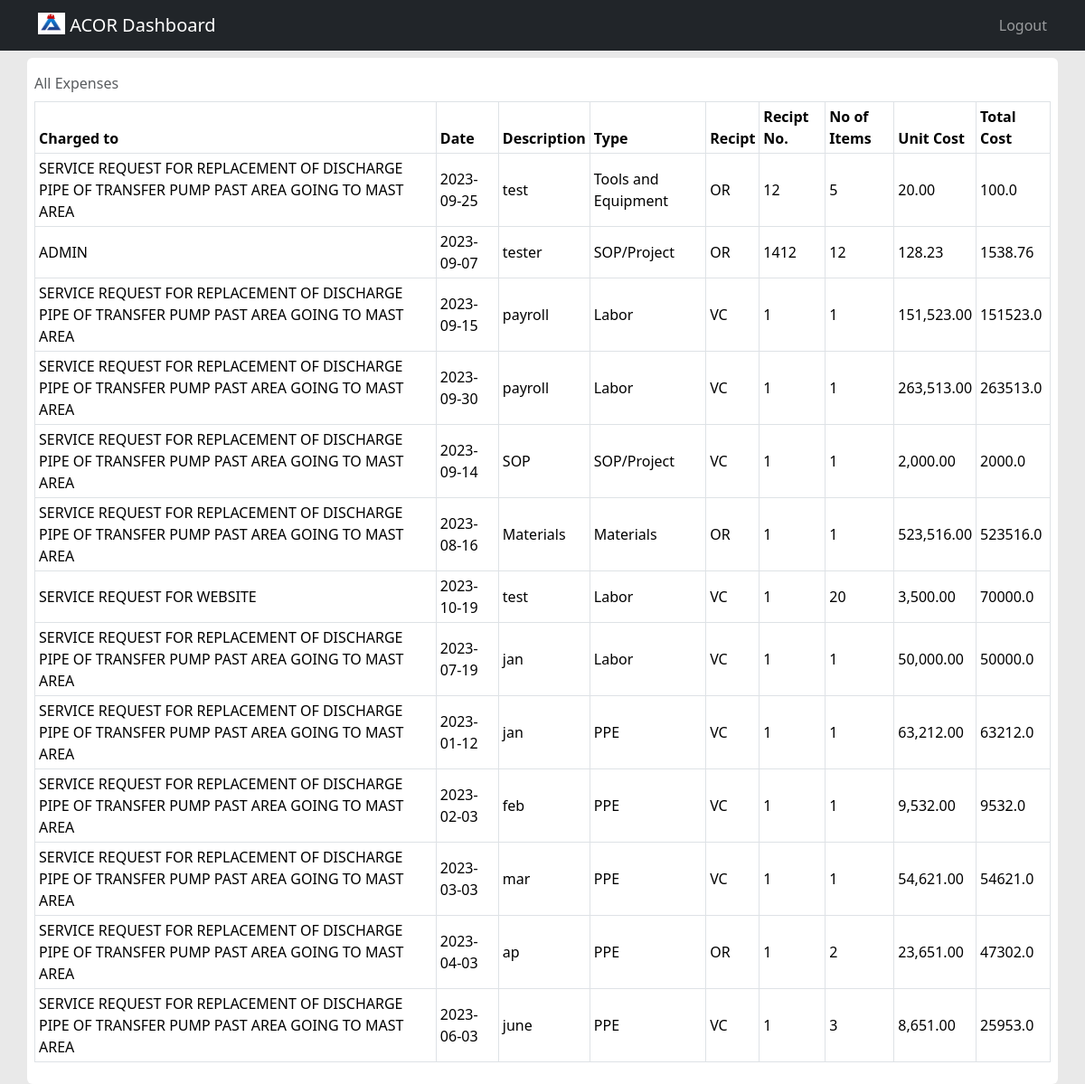
Page /expense (signed in) on the earlier database version.
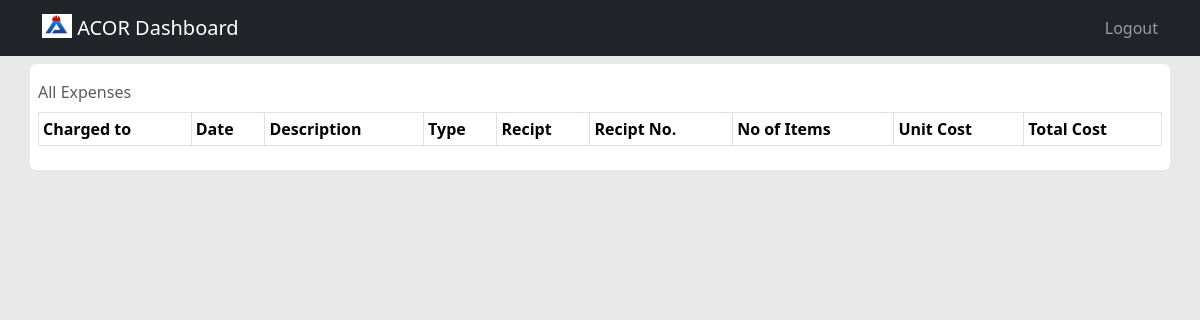
Same page on the later database version.
### tables this page shows
CREATE TABLE expenses (
	id INTEGER NOT NULL, 
	project_id INTEGER NOT NULL, 
	date DATETIME NOT NULL, 
	description VARCHAR(200) NOT NULL, 
	type_id INTEGER NOT NULL, 
	recipt VARCHAR(5), 
	recipt_no VARCHAR(20), 
	no_items INTEGER NOT NULL, 
	unit_cost FLOAT NOT NULL, 
	total_cost FLOAT NOT NULL, 
	time_entered DATETIME NOT NULL, 
	PRIMARY KEY (id), 
	FOREIGN KEY(project_id) REFERENCES projects (id), 
	FOREIGN KEY(type_id) REFERENCES type (id)
);

CREATE TABLE projects (
	id INTEGER NOT NULL, 
	po INTEGER NOT NULL, 
	title TEXT NOT NULL, 
	amount FLOAT NOT NULL, 
	duration INTEGER NOT NULL, 
	status VARCHAR(20) NOT NULL, 
	start_date DATETIME, 
	end_date DATETIME, 
	PRIMARY KEY (id), 
	UNIQUE (po)
);

CREATE TABLE type (
	id INTEGER NOT NULL, 
	type VARCHAR(20) NOT NULL, 
	PRIMARY KEY (id)
);

### app.py (the view)
@app.route("/expense")
@login_required
def expense():
    with engine.connect() as conn:
        statement = text("SELECT title,date,description,type,recipt,recipt_no,no_items,unit_cost,total_cost FROM expenses JOIN projects ON expenses.project_id = projects.id JOIN type ON expenses.type_id = type.id")
        expenses = conn.execute(statement)
    return render_template("expense.html",expenses=expenses)

### helper.py (called while the page is built)
def login_required(f):
    @wraps(f)
    def decorated_function(*args, **kwargs):
        if session.get("username") is None:
            return redirect("/login")
        return f(*args, **kwargs)
    return decorated_function

### templates/expense.html (shortened to what this page needs)
{% extends "dashboard.html" %}
{% block main %}
    <table class="table table-hover table-bordered table-sm align-middle align-top caption-top">
        <caption>All Expenses</caption>
        <thead>
            <tr>
                <th scope="col">Charged to</th>
                <th scope="col">Date</th>
                <th scope="col">Description</th>
                <th scope="col">Type</th>
                <th scope="col">Recipt</th>
                <th scope="col">Recipt No.</th>
                <th scope="col">No of Items</th>
                <th scope="col">Unit Cost</th>
                <th scope="col">Total Cost</th>
            </tr>
        </thead>
        <tbody>
            {% if expenses %}
                {% for i in expenses %}
                    <tr>
                        <td>{{ i.title }}</td>
                        <td>{{ i.date.split()[0] }}</td>
                        <td>{{ i.description }}</td>
                        <td>{{ i.type }}</td>
                        <td>{{ i.recipt }}</td>
                        <td>{{ i.recipt_no }}</td>
                        <td>{{ i.no_items }}</td>
                        <td>{{ '{:,.2f}'.format(i.unit_cost) }}</td>
                        <td>{{ i.total_cost }}</td>
                    </tr>
                {% endfor %}
            {% endif %}
        </tbody>
    </table>
{% endblock %}

### templates/dashboard.html (shortened to what this page needs)
<!DOCTYPE html>
<html lang="en">
  <head>
    <link href="https://cdn.jsdelivr.net/npm/bootstrap@5.3.2/dist/css/bootstrap.min.css" rel="stylesheet">
    <link rel="stylesheet" href="https://cdn.jsdelivr.net/npm/bootstrap-icons@1.11.1/font/bootstrap-icons.css">
    <link rel="stylesheet" href="/static/style.css">
  </head>
  <body>
    <header>
        <nav class="navbar bg-dark sticky-top" data-bs-theme="dark">
            <div class="container">
                <a class="navbar-brand" href="#sidebar" data-bs-toggle="offcanvas" role="button" aria-controls="sidebar">
                    <img src="/static/acor.png" alt="Logo" width="30" height="24" class="d-inline-block align-text-top">
                    ACOR Dashboard
                </a>
                <ul class="navbar-nav justify-content-end">
                    <li class="nav-item">
                        <a href="/logout" class="nav-link">Logout</a>
                    </li>
                </ul>
            </div>
        </nav>
    </header>
    <main>
        <div class="container mt-2 bg-white p-2 rounded">
            {% block main %}{% endblock %}
        </div>
    </main>
  </body>
</html>

### static/style.css (style rules this page uses)
body { background-color: #e9e9e9; }

Differences in the rows shown:
removed expenses: title "SERVICE REQUEST FOR REPLACEMENT OF DISCHARGE PIPE OF TRANSFER PUMP PAST AREA GOING TO MAST AREA", date "2023-09-25", description "test", type "Tools and Equipment", recipt "OR", recipt_no "12", no_items "5", unit_cost "20.00", total_cost "100.0"
removed expenses: title "ADMIN", date "2023-09-07", description "tester", type "SOP/Project", recipt "OR", recipt_no "1412", no_items "12", unit_cost "128.23", total_cost "1538.76"
removed expenses: title "SERVICE REQUEST FOR REPLACEMENT OF DISCHARGE PIPE OF TRANSFER PUMP PAST AREA GOING TO MAST AREA", date "2023-09-15", description "payroll", type "Labor", recipt "VC", recipt_no "1", no_items "1", unit_cost "151,523.00", total_cost "151523.0"
removed expenses: title "SERVICE REQUEST FOR REPLACEMENT OF DISCHARGE PIPE OF TRANSFER PUMP PAST AREA GOING TO MAST AREA", date "2023-09-30", description "payroll", type "Labor", recipt "VC", recipt_no "1", no_items "1", unit_cost "263,513.00", total_cost "263513.0"
removed expenses: title "SERVICE REQUEST FOR REPLACEMENT OF DISCHARGE PIPE OF TRANSFER PUMP PAST AREA GOING TO MAST AREA", date "2023-09-14", description "SOP", type "SOP/Project", recipt "VC", recipt_no "1", no_items "1", unit_cost "2,000.00", total_cost "2000.0"
removed expenses: title "SERVICE REQUEST FOR REPLACEMENT OF DISCHARGE PIPE OF TRANSFER PUMP PAST AREA GOING TO MAST AREA", date "2023-08-16", description "Materials", type "Materials", recipt "OR", recipt_no "1", no_items "1", unit_cost "523,516.00", total_cost "523516.0"
removed expenses: title "SERVICE REQUEST FOR WEBSITE", date "2023-10-19", description "test", type "Labor", recipt "VC", recipt_no "1", no_items "20", unit_cost "3,500.00", total_cost "70000.0"
removed expenses: title "SERVICE REQUEST FOR REPLACEMENT OF DISCHARGE PIPE OF TRANSFER PUMP PAST AREA GOING TO MAST AREA", date "2023-07-19", description "jan", type "Labor", recipt "VC", recipt_no "1", no_items "1", unit_cost "50,000.00", total_cost "50000.0"
removed expenses: title "SERVICE REQUEST FOR REPLACEMENT OF DISCHARGE PIPE OF TRANSFER PUMP PAST AREA GOING TO MAST AREA", date "2023-01-12", description "jan", type "PPE", recipt "VC", recipt_no "1", no_items "1", unit_cost "63,212.00", total_cost "63212.0"
removed expenses: title "SERVICE REQUEST FOR REPLACEMENT OF DISCHARGE PIPE OF TRANSFER PUMP PAST AREA GOING TO MAST AREA", date "2023-02-03", description "feb", type "PPE", recipt "VC", recipt_no "1", no_items "1", unit_cost "9,532.00", total_cost "9532.0"
removed expenses: title "SERVICE REQUEST FOR REPLACEMENT OF DISCHARGE PIPE OF TRANSFER PUMP PAST AREA GOING TO MAST AREA", date "2023-03-03", description "mar", type "PPE", recipt "VC", recipt_no "1", no_items "1", unit_cost "54,621.00", total_cost "54621.0"
removed expenses: title "SERVICE REQUEST FOR REPLACEMENT OF DISCHARGE PIPE OF TRANSFER PUMP PAST AREA GOING TO MAST AREA", date "2023-04-03", description "ap", type "PPE", recipt "OR", recipt_no "1", no_items "2", unit_cost "23,651.00", total_cost "47302.0"
removed expenses: title "SERVICE REQUEST FOR REPLACEMENT OF DISCHARGE PIPE OF TRANSFER PUMP PAST AREA GOING TO MAST AREA", date "2023-06-03", description "june", type "PPE", recipt "VC", recipt_no "1", no_items "3", unit_cost "8,651.00", total_cost "25953.0"
